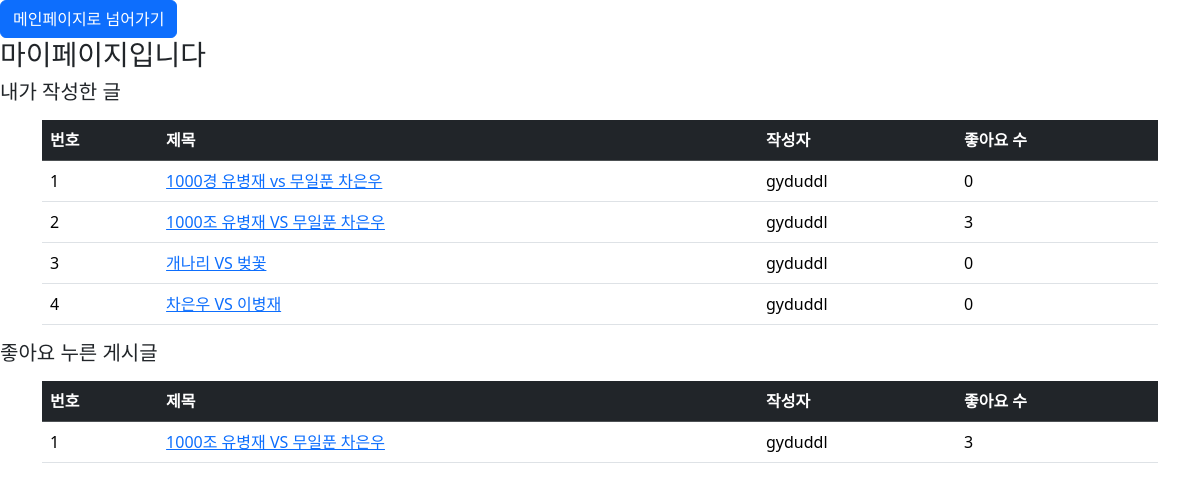
Screenshot of /polls/mypage/ (signed in) with the database file from the repository.
### polls/models.py (models this page shows)
class Question(models.Model):
    user = models.ForeignKey(settings.AUTH_USER_MODEL, on_delete=models.CASCADE, default=1)
    like_users = models.ManyToManyField(settings.AUTH_USER_MODEL, related_name='like_articles')
    question_Text = models.CharField(max_length=200)
    pub_date = models.DateTimeField('date published')
    def __str__(self):
        return self.question_Text

### polls/views.py (the view)
# urls.py: path('mypage/', views.mypage, name='mypage'),
def mypage(request):
    user_questions = Question.objects.filter(user=request.user).order_by('-pub_date')
    liked_questions = Question.objects.filter(like_users=request.user).order_by('-pub_date')
    context = {'user_questions': user_questions, 'liked_questions': liked_questions}
    print(liked_questions)
    return render(request, 'polls/mypage.html', context)

### templates/polls/mypage.html (shortened to what this page needs)
{% extends 'base.html' %} {% block content %}
<a href="/polls/" class="btn btn-primary">메인페이지로 넘어가기</a>
<h3>마이페이지입니다</h3>
<h5>내가 작성한 글</h5>
        <div class="container my-3">
            <table class="table">
                <thead>
                    <tr class="table-dark">
                        <th>번호</th>
                        <th>제목</th>
                        <th>작성자</th>
                        <th>좋아요 수</th>
                    </tr>
                </thead>
                <tbody>
                    {% if user_questions %} {% for question in user_questions %}
                    <tr>
                        <td>{{ forloop.counter }}</td>
                        <td><a href="{% url 'polls:detail' question.id %}">{{ question.question_Text }}</a></td>
                        <td>{{ question.user }}</td>
                        <td>{{ question.like_users.all|length }}</td>
                    </tr>
    {% endfor %}
    {% else %}
        <tr>
            <td colspan="3">질문이 없습니다.</td>
        </tr>
    {% endif %}
            </table>
        </div>
<h5>좋아요 누른 게시글</h5>
<div class="container my-3">
    <table class="table">
        <thead>
            <tr class="table-dark">
                <th>번호</th>
                <th>제목</th>
                <th>작성자</th>
                <th>좋아요 수</th>
            </tr>
        </thead>
        <tbody>
            {% if liked_questions %} {% for question in liked_questions %}
            <tr>
                <td>{{ forloop.counter }}</td>
                <td><a href="{% url 'polls:detail' question.id %}">{{ question.question_Text }}</a></td>
                <td>{{ question.user }}</td>
                <td>{{ question.like_users.all|length }}</td>
            </tr>
{% endfor %}
{% else %}
<tr>
    <td colspan="3">좋아요 누른 게시글이 없습니다.</td>
</tr>
{% endif %}
    </table>
</div>
{% endblock %}

### rows the page displays
Question: question_Text "1000경 유병재 vs 무일푼 차은우", user "gyduddl", like_users.all|length "0"
Question: question_Text "1000조 유병재 VS 무일푼 차은우", user "gyduddl", like_users.all|length "3"
Question: question_Text "개나리 VS 벚꽃", user "gyduddl", like_users.all|length "0"
Question: question_Text "차은우 VS 이병재", user "gyduddl", like_users.all|length "0"
